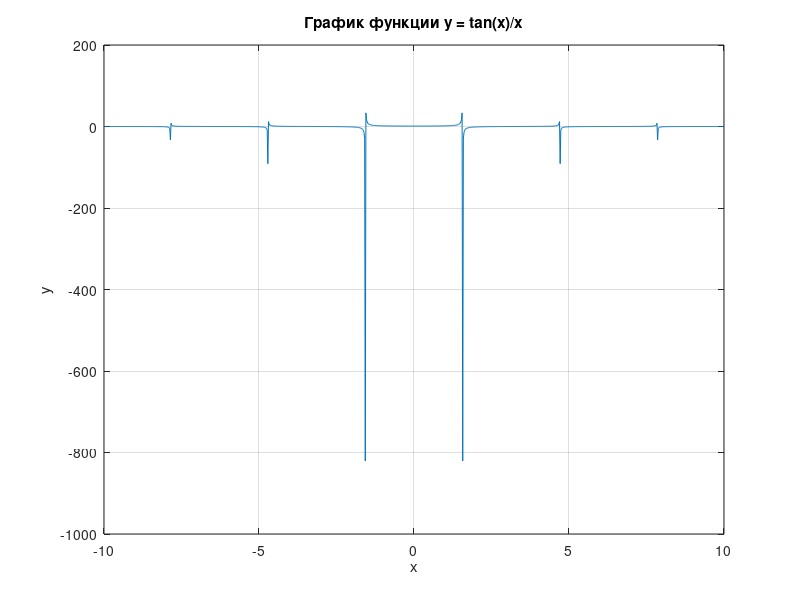

The MATLAB script that drew this image:
figure;
x = linspace(-10, 10, 1000); 


y = tan(x) ./ x;


plot(x, y);


title('График функции y = tan(x)/x');
xlabel('x');
ylabel('y');


grid on;